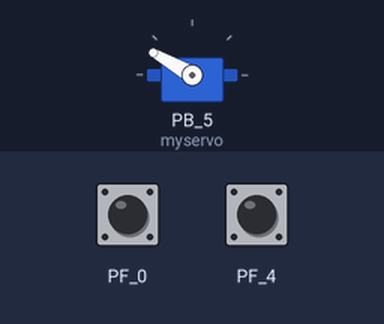
The sketch below on a simulated TI Tiva C LaunchPad. Parts: servo. The inputs (shaded band) are chosen by the test bench; at power-on: PF_0 HIGH, PF_4 HIGH.

Above: at 0.0 s.
At 9.0 s:
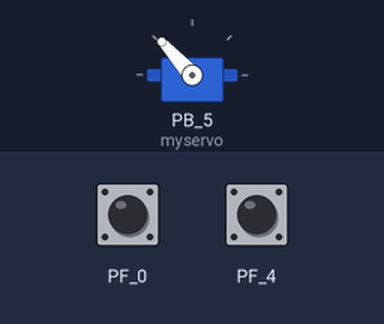
At 19.0 s:
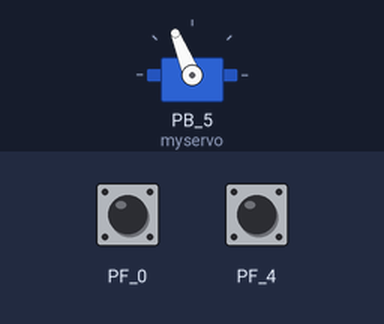
At 39.0 s:
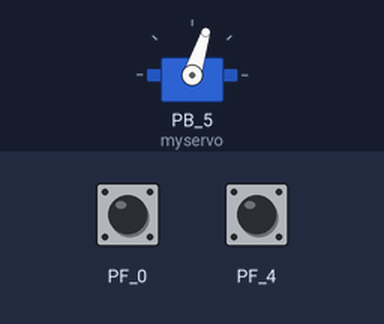
Timing chart, 0 to 40.0 s (numbered marks = the images above):
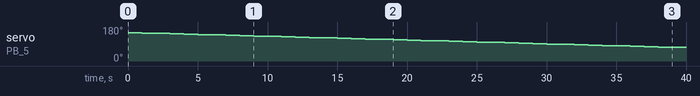

The sketch:

clock.ino
```cpp
#include <Servo.h>
Servo myservo;

void setup()
{
  // put your setup code here, to run once:
  myservo.attach(PB_5);
  pinMode(PUSH1, INPUT_PULLUP);
  pinMode(PUSH2, INPUT_PULLUP);
  attachInterrupt(PUSH2, left, FALLING);
  attachInterrupt(PUSH1, right, FALLING);
}
int dir=90;
int delta = 1;
void left(){

}
void right(){

}
void loop()
{
//  if(!digitalRead(PUSH1))dir += delta;
//  if(!digitalRead(PUSH2))dir -= delta;
//  if(dir<0)dir=180;
//  if(dir>180)dir=0;
//  myservo.write(dir);
//  delay(10);

  int i;
  for(i=0;i<60;i++){

  myservo.write(150-i*2);
  delay(1000);
  }
}
```

Measured:
- by itself, servo on PB_5 (myservo): moves from 150° to 72° over 38.0 s
